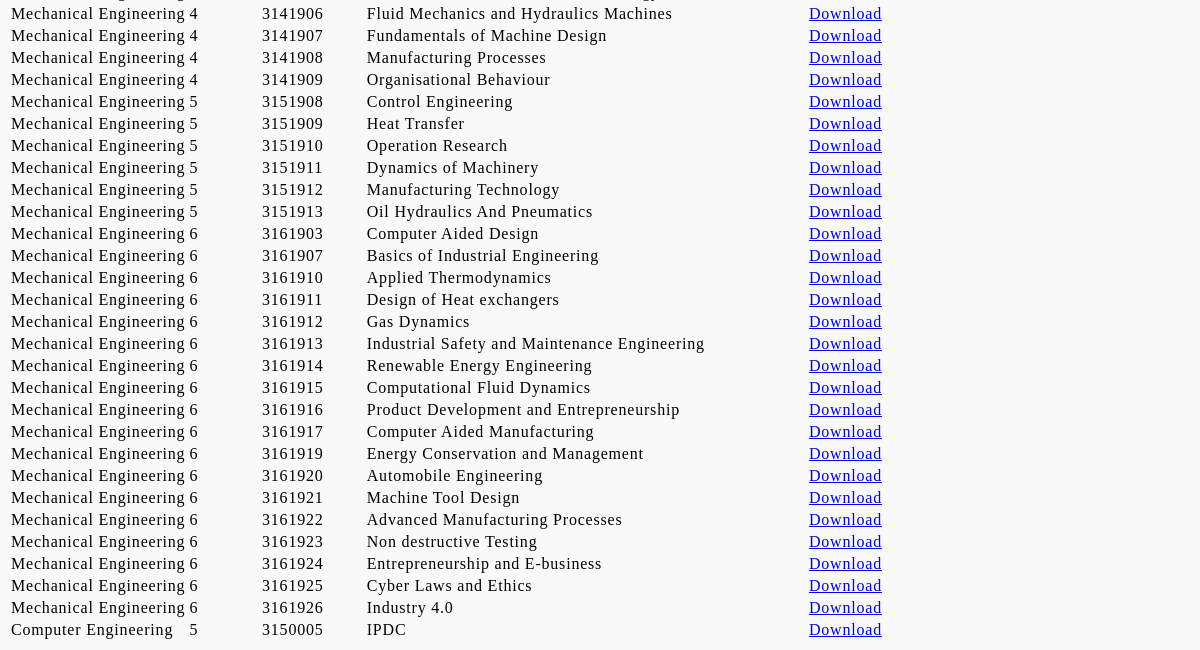
Page /list_files/ (lower part) on the earlier database version.
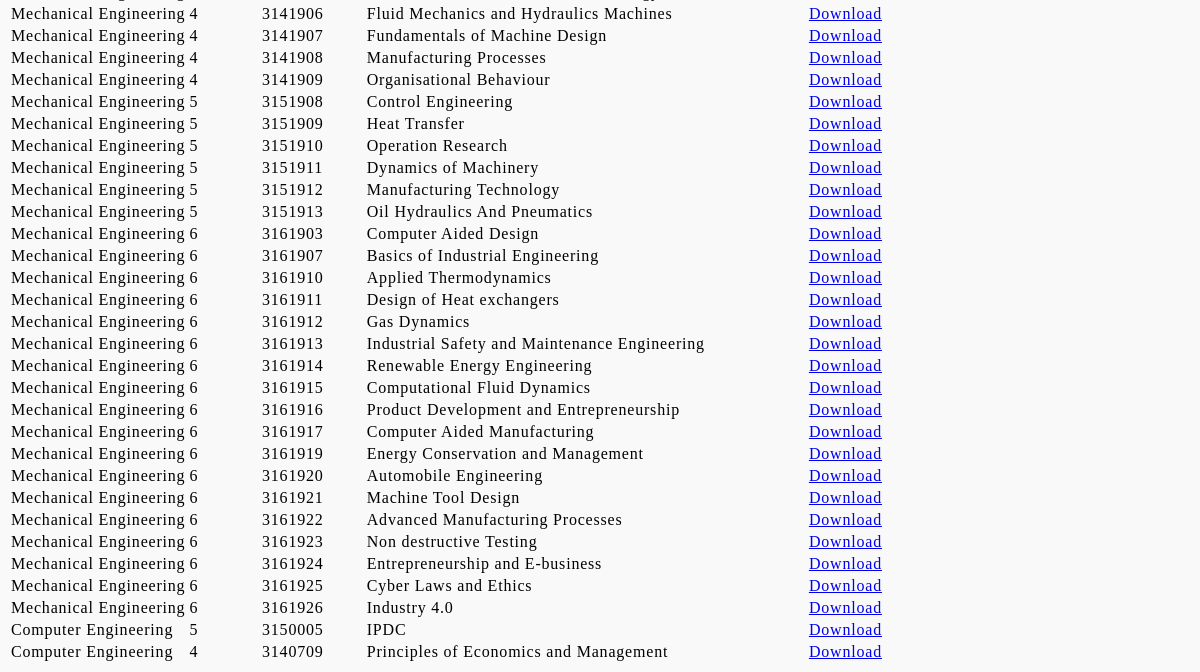
Same page on the later database version.
### ESS_app/models.py (models this page shows, shortened)
class StudyMaterial(models.Model):
    branch = models.CharField(max_length=100, verbose_name="Branch")
    semester = models.IntegerField(verbose_name="Semester")
    material_type = models.CharField(max_length=100, verbose_name="Materal Type")
    subject_code = models.CharField(max_length=50, verbose_name="Subject Code")
    subject_name = models.CharField(max_length=100, verbose_name="Subject Name")
    file = models.FileField(storage=RawMediaCloudinaryStorage(), upload_to=custom_upload_path, verbose_name="Upload File")
    uploaded_at = models.DateTimeField(auto_now_add=True, verbose_name="Uploaded At")
    class Meta:
        unique_together = ( 'material_type', 'subject_code','subject_name')

### ESS_app/views.py (the view)
# urls.py: path('list_files/', views.list_files, name='list_files'),
def list_files(request):
    study_material= StudyMaterial.objects.all()
    return render(request, 'list_files.html', {'study_materials': study_material})

### ESS_app/templates/list_files.html (shortened to what this page needs)
<!DOCTYPE html>
<html lang="en">
<head>
    {% load static %}
    <link rel="stylesheet" href="{% static 'styles/header.css' %}">
    <link rel="stylesheet" href="{% static 'styles/general.css' %}">
</head>
<body>
    <table>
        {% for material in study_materials %}
        <tr>
            <td>{{ material.branch }}</td>
            <td>{{ material.semester }}</td>
            <td>{{ material.subject_code }}</td>
            <td>{{ material.subject_name }}</td>
            <td><a href="{% url 'download_file' material.pk %}">Download</a></td>
        </tr>
        {% endfor %}
    </table>
</body>
</html>

### ESS_app/static/styles/general.css (style rules this page uses)
* { margin: 0; box-sizing: border-box; font-family: 'Nerko One', sans-serif; font-family: 'Cambria', Cochin, Georgia, Times, 'Times New Roman', serif; letter-spacing: 0.8px; }
body { font-family: 'Nerko One', sans-serif; background-color: #f9f9f9; margin: 8px; padding: 0; }

Differences in the rows shown:
added StudyMaterial: branch "Computer Engineering", semester "4", subject_code "3140709", subject_name "Principles of Economics and Management"
